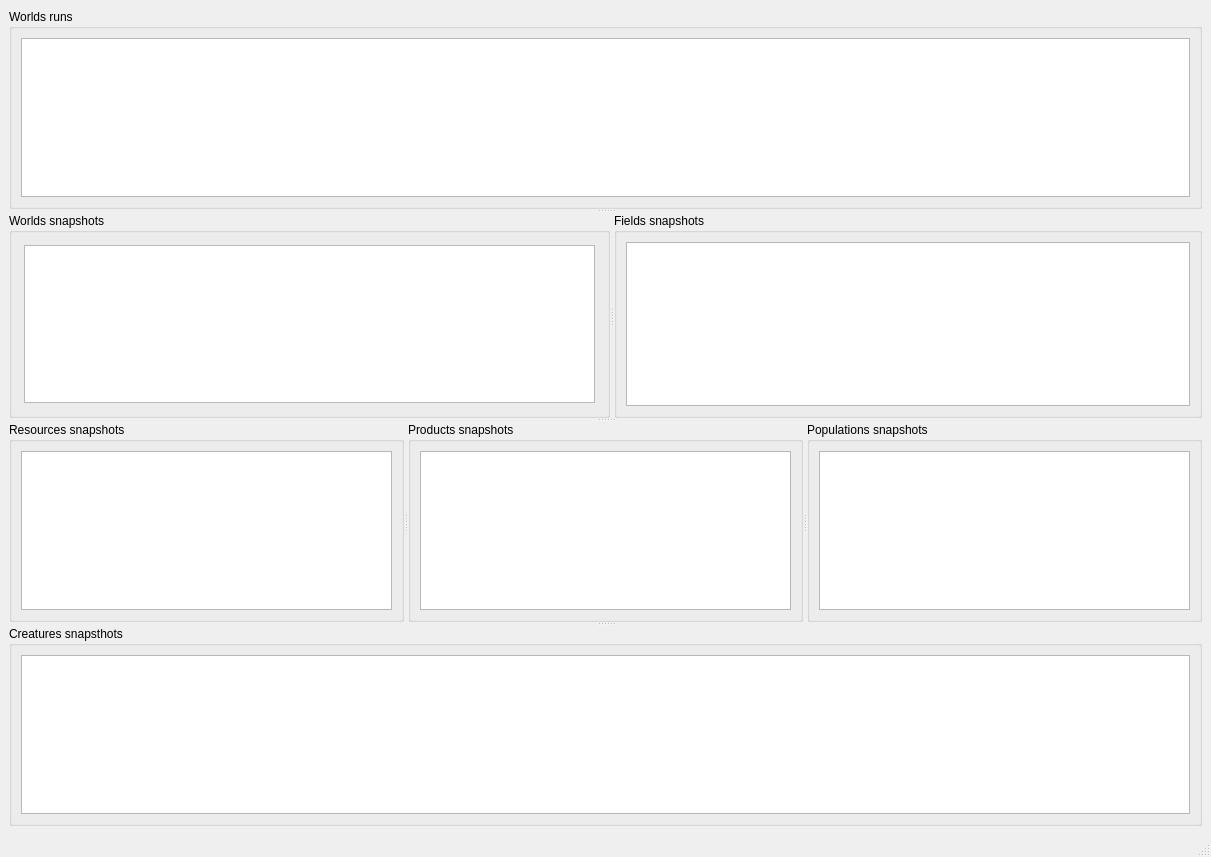
<?xml version="1.0" encoding="UTF-8"?>
<ui version="4.0">
 <class>MainWindow</class>
 <widget class="QMainWindow" name="MainWindow">
  <property name="geometry">
   <rect>
    <x>0</x>
    <y>0</y>
    <width>1211</width>
    <height>857</height>
   </rect>
  </property>
  <property name="windowTitle">
   <string>MainWindow</string>
  </property>
  <widget class="QWidget" name="centralwidget">
   <layout class="QGridLayout" name="gridLayout_8">
    <item row="0" column="0">
     <widget class="QSplitter" name="splitter_3">
      <property name="orientation">
       <enum>Qt::Vertical</enum>
      </property>
      <widget class="QGroupBox" name="groupBox_3">
       <property name="title">
        <string>Worlds runs</string>
       </property>
       <layout class="QGridLayout" name="gridLayout_3">
        <item row="0" column="0">
         <widget class="QTableView" name="worldRunsTableView"/>
        </item>
       </layout>
      </widget>
      <widget class="QSplitter" name="splitter">
       <property name="enabled">
        <bool>true</bool>
       </property>
       <property name="orientation">
        <enum>Qt::Horizontal</enum>
       </property>
       <widget class="QGroupBox" name="groupBox">
        <property name="title">
         <string>Worlds snapshots</string>
        </property>
        <layout class="QGridLayout" name="gridLayout">
         <property name="margin">
          <number>12</number>
         </property>
         <item row="0" column="0">
          <widget class="QTableView" name="tableView"/>
         </item>
        </layout>
       </widget>
       <widget class="QGroupBox" name="groupBox_2">
        <property name="title">
         <string>Fields snapshots</string>
        </property>
        <layout class="QGridLayout" name="gridLayout_2">
         <item row="0" column="0">
          <widget class="QTableView" name="tableView_2"/>
         </item>
        </layout>
       </widget>
      </widget>
      <widget class="QSplitter" name="splitter_2">
       <property name="orientation">
        <enum>Qt::Horizontal</enum>
       </property>
       <widget class="QGroupBox" name="groupBox_5">
        <property name="title">
         <string>Resources snapshots </string>
        </property>
        <layout class="QGridLayout" name="gridLayout_5">
         <item row="0" column="1">
          <widget class="QTableView" name="tableView_7"/>
         </item>
        </layout>
       </widget>
       <widget class="QGroupBox" name="groupBox_6">
        <property name="title">
         <string>Products snapshots</string>
        </property>
        <layout class="QGridLayout" name="gridLayout_6">
         <item row="0" column="0">
          <widget class="QTableView" name="tableView_4"/>
         </item>
        </layout>
       </widget>
       <widget class="QGroupBox" name="groupBox_4">
        <property name="title">
         <string>Populations snapshots </string>
        </property>
        <layout class="QGridLayout" name="gridLayout_4">
         <item row="0" column="0">
          <widget class="QTableView" name="tableView_3"/>
         </item>
        </layout>
       </widget>
      </widget>
      <widget class="QGroupBox" name="groupBox_7">
       <property name="title">
        <string>Creatures snapsthots</string>
       </property>
       <layout class="QGridLayout" name="gridLayout_7">
        <item row="0" column="0">
         <widget class="QTableView" name="tableView_5"/>
        </item>
       </layout>
      </widget>
     </widget>
    </item>
   </layout>
  </widget>
  <widget class="QMenuBar" name="menubar">
   <property name="geometry">
    <rect>
     <x>0</x>
     <y>0</y>
     <width>1211</width>
     <height>21</height>
    </rect>
   </property>
  </widget>
  <widget class="QStatusBar" name="statusbar"/>
 </widget>
 <resources/>
 <connections/>
</ui>
